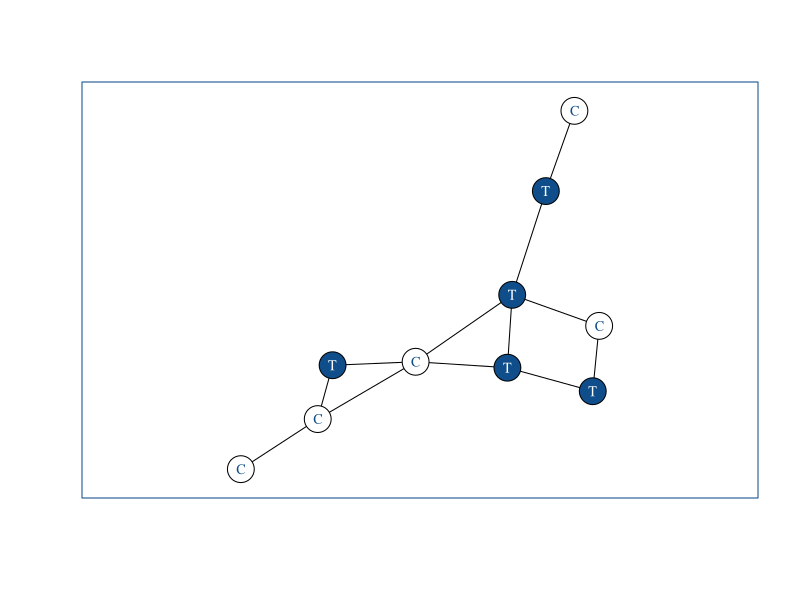

Here is the R script that generated this plot:
####
## Creating dummy network for poster
####

rm(list=ls())
library(igraph)

# Creating adjacency matrix
adj.mat <- matrix(0, 10, 10)
adj.mat[1,2] <- adj.mat[2,1] <- 1

adj.mat[2,3] <- adj.mat[3,2] <- 1
adj.mat[2,4] <- adj.mat[4,2] <- 1
adj.mat[3,4] <- adj.mat[4,3] <- 1
adj.mat[4,5] <- adj.mat[5,4] <- 1
adj.mat[4,6] <- adj.mat[6,4] <- 1
adj.mat[5,6] <- adj.mat[6,5] <- 1
adj.mat[5,8] <- adj.mat[8,5] <- 1
adj.mat[5,9] <- adj.mat[9,5] <- 1
adj.mat[6,7] <- adj.mat[7,6] <- 1
adj.mat[7,8] <- adj.mat[8,7] <- 1
adj.mat[9,10] <- adj.mat[10,9] <- 1

# Assigning treatment/control to nodes as an attribute
nodes <- as.data.frame(c("C","C","T","C","T","T","T","C","T","C"))

# Defining some reference vectors for plotting
vertcols <- c("dodgerblue4","white")
labcols <- c("white","dodgerblue4")
categories <- c("T", "C")

# Plotting
net <- graph.adjacency(adj.mat, mode = "undirected")

cols <- vertcols[match(as.character(nodes[,1]),categories)]
lcols <- labcols[match(as.character(nodes[,1]),categories)]

set.seed(5)
plot(net, vertex.color = cols, vertex.size = 15,
     vertex.label = as.character(nodes[,1]),
     vertex.label.color = lcols, vertex.label.cex = .85,
     edge.color = "black",
     layout=layout.fruchterman.reingold)
box(which = "plot", col = "dodgerblue4")

# Below commands not used because border wasn't saving in the output
# Manually saved a pdf named Dummy_network.pdf
pdf("Dummy_network_plot.pdf")
plot(net,vertex.color = cols, vertex.size = 15, vertex.label = as.character(nodes[,1]),
     vertex.label.color = lcols, vertex.label.cex = .85,
     edge.color = "black",
     layout=layout.fruchterman.reingold)
box(which = "figure", col = "black")
dev.off()

